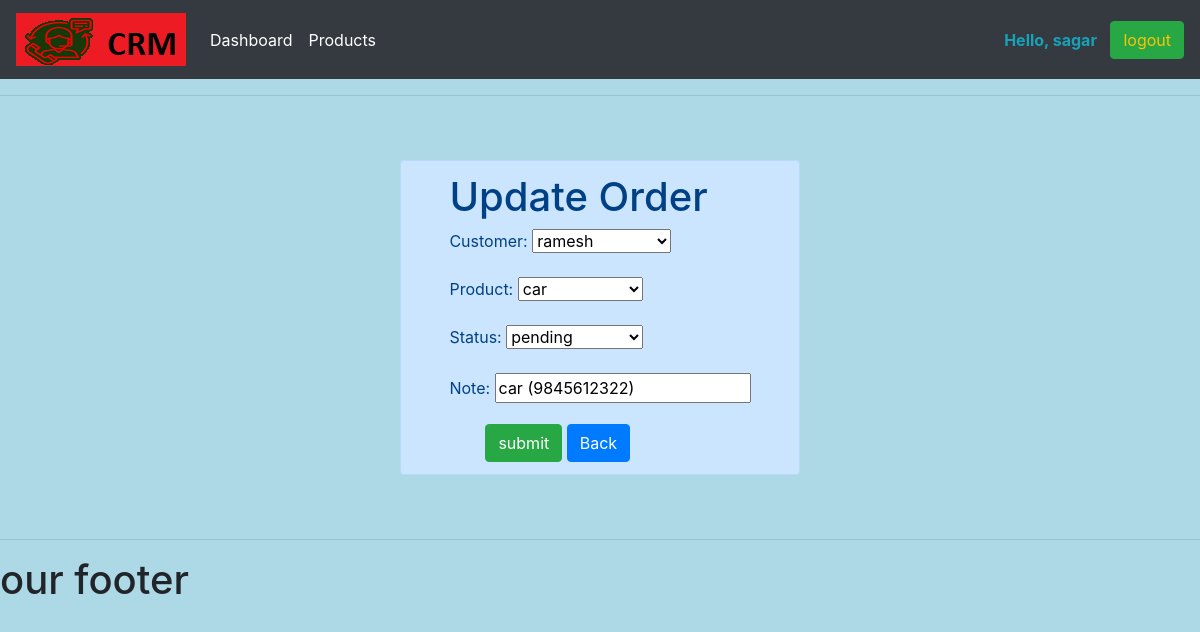
Screenshot of /update_order/88/ (signed in) with the database file from the repository.
### accounts/models.py (models this page shows, shortened)
class Order(models.Model):
    STATUS = (
        ('pending', 'pending'),
        ('out for delivery', 'out for delivery'),
        ('delivered', 'delivered'),
    )
    customer = models.ForeignKey(Customer, null=True, on_delete=models.SET_NULL)
    product = models.ForeignKey(Product, null=True, on_delete=models.SET_NULL)
    date_created = models.DateTimeField(auto_now_add=True)
    status = models.CharField(max_length=200, null=True, choices=STATUS)
    note = models.CharField(max_length=200, null=True)

### accounts/views.py (the view)
# urls.py: path('update_order/<str:pk>/', views.updateOrder, name='update_order'),
@login_required(login_url='login')
def updateOrder(request, pk):
    order = Order.objects.get(id=pk)
    forms = OrderForm(instance=order)
    if request.method == "POST":
        forms = OrderForm(request.POST, instance=order)
        if forms.is_valid():
            forms.save()
            return redirect("/")
    context = {"forms": forms}
    return render(request, 'accounts/update_form.html', context)

### accounts/forms.py
class OrderForm(ModelForm):
    class Meta:
        model = Order
        fields = '__all__'

### accounts/models.py (called while the page is built)
    def __str__(self):
        return self.name

    def __str__(self):
        return self.name

### templates/accounts/update_form.html (shortened to what this page needs)
{% extends 'accounts/main.html' %}
{% load static %}
{% block content %}
<div class="d-flex justify-content-center">
    <div class="card px-md-5 mt-5 mb-5 alert alert-primary">
        <h1> Update Order </h1>
        <form method="POST" action="">
            {{forms.as_p}}
            <button type="submit" class="btn btn-success">submit</button>
            <a class='btn btn-primary' href="{% url 'home' %}">Back</a>
        </form>
    </div>
</div>
{% endblock %}

### templates/accounts/navbar.html (shortened to what this page needs)
{% load static%}
<nav class="navbar navbar-expand-lg navbar-dark bg-dark">
    <img class="navbar-brand" src="{% static '/images/logo.png'%}" alt="logo.png"></a>
    <div class="collapse navbar-collapse" id="navbarSupportedContent">
        <ul class="navbar-nav mr-auto">
            <li class="nav-item active">
                <a class="nav-link" href="{% url 'home' %}">Dashboard </a>
            </li>
            <li class="nav-item active">
                <a class="nav-link" href="{% url 'product' %}">Products</a>
            </li>
        </ul>
      <strong class="text-info"> Hello, {{request.user}}</strong>&nbsp&nbsp&nbsp
            <a href="{% url 'logout' %}" class="btn btn-success text-warning">logout</a>
    </div>
</nav>

### static/css/main.css (style rules this page uses)
body { background-color: lightblue; }

### rows the page displays
Order: customer "ramesh", product "car", status "pending", note "car (9845612322)"

### other values shown
{{ request.user }} "sagar"
